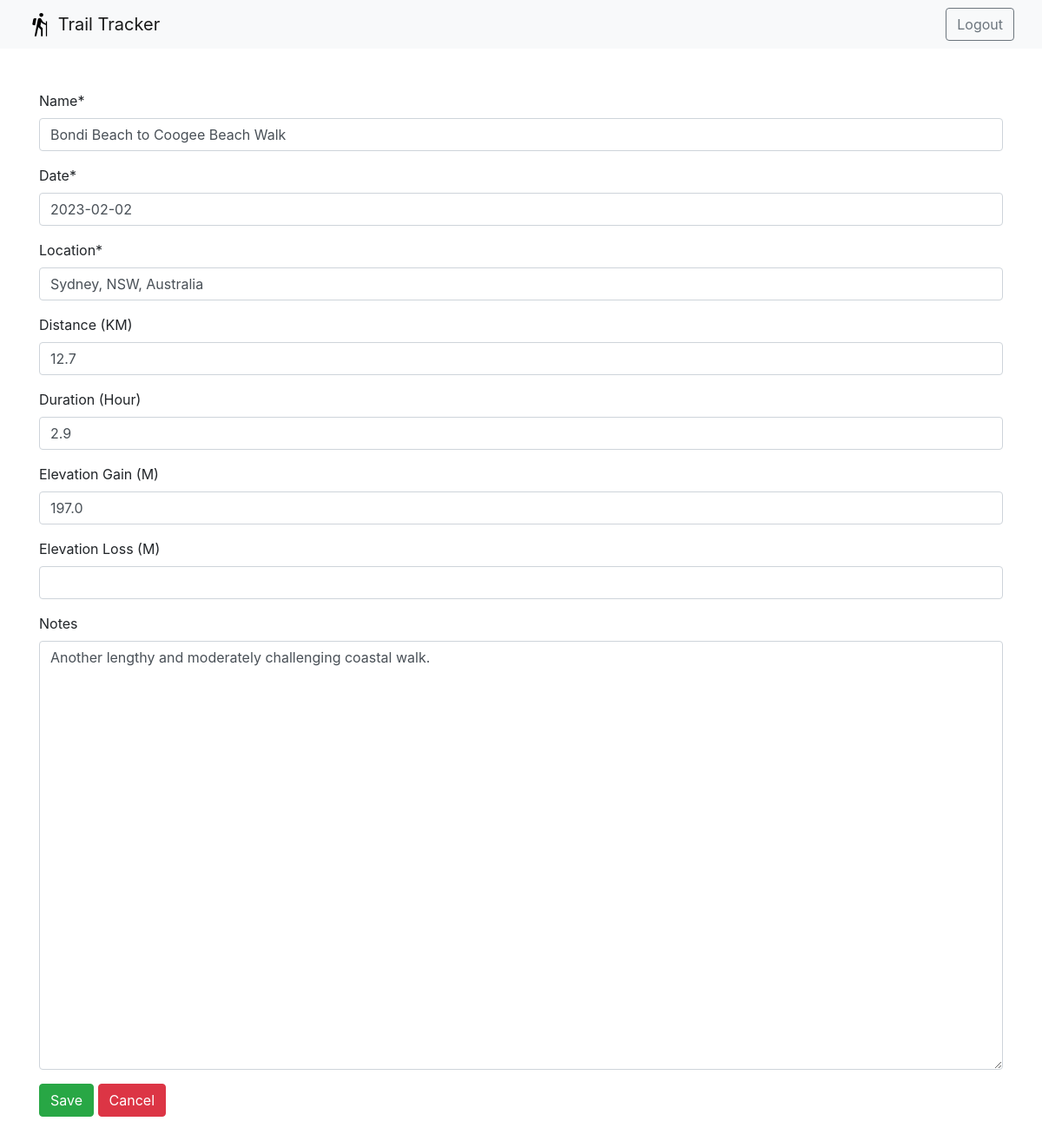
/trip/2/edit (signed in), run on the app's committed database.
### trip/models.py (models this page shows)
class Trip(models.Model):
    trip_name = models.CharField(max_length=50)
    trip_date = models.DateField()
    location = models.CharField(max_length=50)
    distance_kilometre = models.FloatField(blank=True, null=True)
    duration_hour = models.FloatField(blank=True, null=True)
    elevation_gain_metre = models.FloatField(blank=True, null=True)
    elevation_loss_metre = models.FloatField(blank=True, null=True)
    note = models.TextField(blank=True, null=True)

### trip/views.py (the view, shortened to what this page needs)
# urls.py: path('<int:id>/edit', views.edit_request, name='edit'),
@login_required
def edit_request(request, id):
    trip = Trip.objects.get(pk=id)
    if not trip:
        messages.error(request, 'Invalid trip')
        return redirect('trip:trip')
    if request.method != 'POST':
        form = TripForm(instance=trip)
        return render(
            request=request,
            template_name='edit.html',
            context={'trip_form':form}
        )

### trip/forms.py
class TripForm(forms.ModelForm):
	class Meta:
		model = Trip
		fields = (
			'trip_name',
			'trip_date',
			'location',
			'distance_kilometre',
			'duration_hour',
			'elevation_gain_metre',
			'elevation_loss_metre',
			'note',
		)
		widgets = {
            'note': forms.Textarea(attrs={"cols": 80, "rows": 20}),
        }
		labels = {
			'trip_name': _('Name'),
			'trip_date': _('Date'),
			'location': _('Location'),
			'distance_kilometre': _('Distance (KM)'),
			'duration_hour': _('Duration (Hour)'),
			'elevation_gain_metre': _('Elevation Gain (M)'),
			'elevation_loss_metre': _('Elevation Loss (M)'),
			'note': _('Notes'),
        }

### trip/templates/edit.html (shortened to what this page needs)
{% extends "header.html" %}
{% load crispy_forms_tags %}
{% block content %}
    <div class="container py-5">
        <form method="POST">
            {{ trip_form|crispy }}
            <button
                class="btn btn-success"
                type="submit"
            >
                Save
            </button>
            <a
                href="/trip"
                class="btn btn-danger"
            >
                Cancel
            </a>
        </form>
    </div>
{% endblock %}

### data on the page
Trip: trip_name "Bondi Beach to Coogee Beach Walk", trip_date "2023-02-02", location "Sydney, NSW, Australia", distance_kilometre "12.7", duration_hour "2.9", elevation_gain_metre "197.0", note "Another lengthy and moderately challenging coastal walk."
